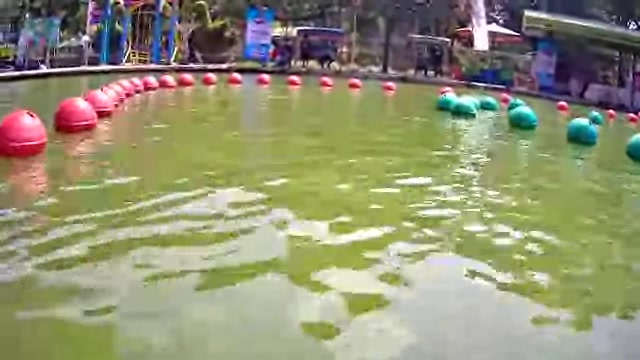
#> input picture opencv/GAMBARNYA NICH.jpg, 640 x 360 px
$ python main.py
#> lines starting #> are read from the running program, lines starting #| are printed output that depends on the picture; after the words box and inside, x2 and y2 are one past the last pixel; in counts of white or black regions, pixels touching at a corner belong together
import cv2
import numpy as np

# --- BAGIAN 1: INISIALISASI (SETUP) ---
def empty(a):
    pass

# Ganti nama file sesuai file Anda
path_gambar = 'GAMBARNYA NICH.jpg'

# Cek apakah file ada
img = cv2.imread(path_gambar)
#> img is the input picture: shape (360, 640, 3); mean B, G, R 115.6, 145.8, 146.1
if img is None:
    print("ERROR: Gambar tidak ditemukan! Cek nama file atau folder.")
    exit()

# Membuat Jendela Kontrol (Trackbar)
cv2.namedWindow("Pengaturan Warna")
cv2.resizeWindow("Pengaturan Warna", 640, 240)

# Membuat Slider (Nilai awal diset agar rentang warna terlihat luas dulu)
cv2.createTrackbar("Hue Min", "Pengaturan Warna", 0, 179, empty)
#> slider 'Hue Min' is set to 35
cv2.createTrackbar("Hue Max", "Pengaturan Warna", 179, 179, empty)
cv2.createTrackbar("Sat Min", "Pengaturan Warna", 0, 255, empty)   # Saturation 0 biar semua masuk
#> slider 'Sat Min' is set to 51
cv2.createTrackbar("Sat Max", "Pengaturan Warna", 255, 255, empty)
cv2.createTrackbar("Val Min", "Pengaturan Warna", 0, 255, empty)   # Value 0 biar gelap terang masuk
#> slider 'Val Min' is set to 51
cv2.createTrackbar("Val Max", "Pengaturan Warna", 255, 255, empty)

print("Program Berjalan. Tekan 'q' pada keyboard untuk keluar.")

# --- BAGIAN 2: LOOP UTAMA (Looping terus menerus) ---
while True:
    # 1. Pre-processing: Gaussian Blur (Haluskan citra)
    blurred = cv2.GaussianBlur(img, (11, 11), 0)
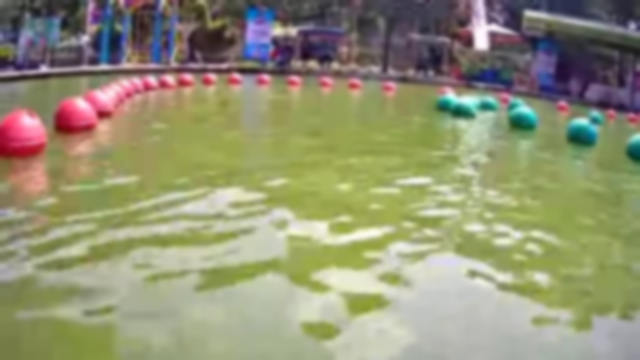
#> blurred: shape (360, 640, 3); mean B, G, R 115.6, 145.8, 146.1

    # 2. Konversi gambar ke HSV
    imgHSV = cv2.cvtColor(blurred, cv2.COLOR_BGR2HSV)
#> imgHSV: shape (360, 640, 3); mean H, S, V 56.9, 76.5, 155.4

    # 3. Baca posisi slider saat ini
    h_min = cv2.getTrackbarPos("Hue Min", "Pengaturan Warna")
    h_max = cv2.getTrackbarPos("Hue Max", "Pengaturan Warna")
    s_min = cv2.getTrackbarPos("Sat Min", "Pengaturan Warna")
    s_max = cv2.getTrackbarPos("Sat Max", "Pengaturan Warna")
    v_min = cv2.getTrackbarPos("Val Min", "Pengaturan Warna")
    v_max = cv2.getTrackbarPos("Val Max", "Pengaturan Warna")

    # 4. Buat Masking (Filter warna)
    lower = np.array([h_min, s_min, v_min])
    upper = np.array([h_max, s_max, v_max])
    mask = cv2.inRange(imgHSV, lower, upper)
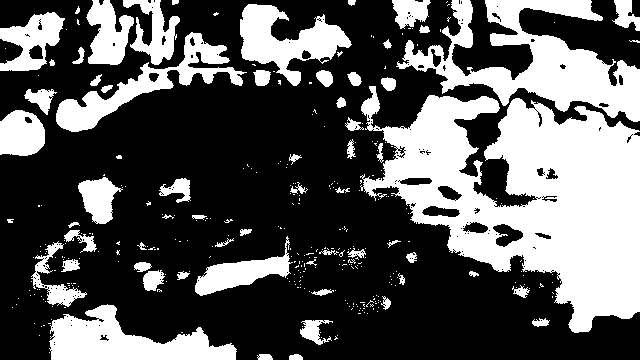
#> mask: shape (360, 640); 35.1% white; 339 white regions (276 under 20 px), largest, box (x1, y1, x2, y2) and area: (360, 86, 640, 333) 36185, (396, 0, 640, 122) 11778, (49, 304, 237, 360) 5610

    # 5. Operasi Morfologi (Hilangkan Noise)
    kernel = np.ones((7, 7), np.uint8)
    mask = cv2.morphologyEx(mask, cv2.MORPH_OPEN, kernel)
#> mask: shape (360, 640); 31.4% white; 49 white regions, largest, box (x1, y1, x2, y2) and area: (364, 96, 640, 332) 34542, (443, 32, 640, 121) 7941, (51, 305, 236, 360) 5393
    mask = cv2.morphologyEx(mask, cv2.MORPH_CLOSE, kernel)
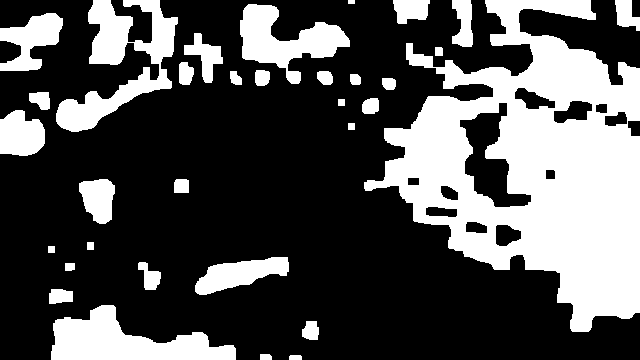
#> mask: shape (360, 640); 32.3% white; 33 white regions, largest, box (x1, y1, x2, y2) and area: (364, 0, 640, 332) 45861, (56, 0, 178, 132) 6205, (51, 305, 236, 360) 5498

    # 6. Tampilkan hasil (Warna asli ditimpa mask)
    imgResult = cv2.bitwise_and(img, img, mask=mask)
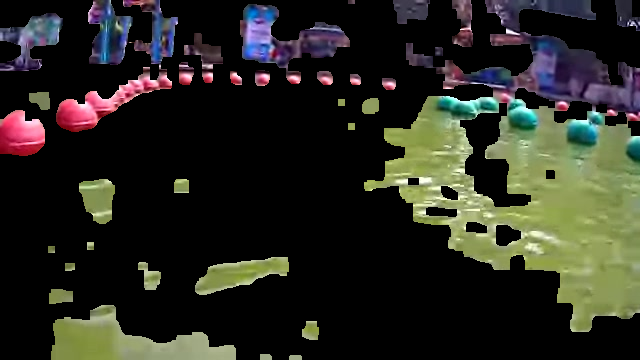
#> imgResult: shape (360, 640, 3); mean B, G, R 33, 40.9, 40.7

    # Resize agar muat di layar laptop (Opsional)
    imgSmall = cv2.resize(img, (400, 300))
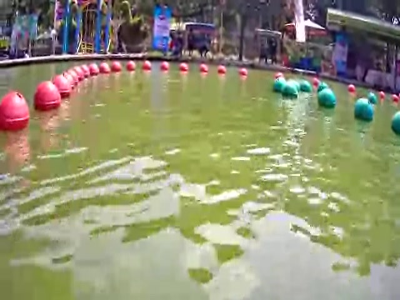
#> imgSmall: shape (300, 400, 3); mean B, G, R 115.5, 145.7, 146.1
    resSmall = cv2.resize(imgResult, (400, 300))
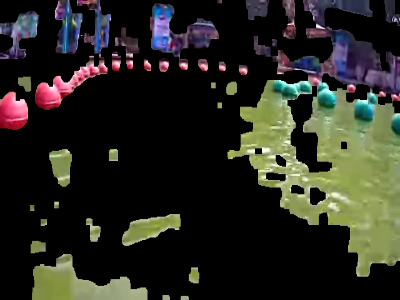
#> resSmall: shape (300, 400, 3); mean B, G, R 32.9, 40.9, 40.7

    # Tampilkan side-by-side
    stack = np.hstack([imgSmall, resSmall])
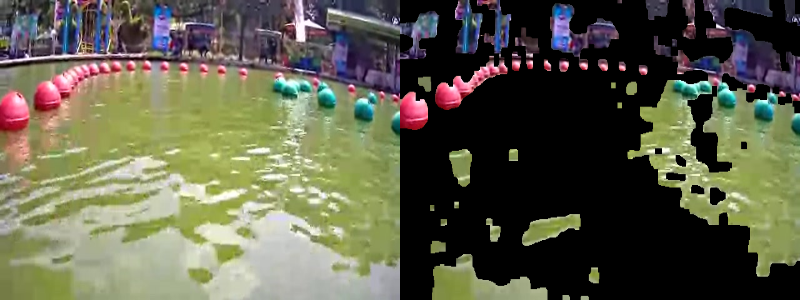
#> stack: shape (300, 800, 3); mean B, G, R 74.2, 93.3, 93.4
    cv2.imshow("Kiri: Asli | Kanan: Deteksi", stack)

    # 7. Tombol Keluar
    if cv2.waitKey(1) & 0xFF == ord('q'):
#> (key q is pressed here)
        break

cv2.destroyAllWindows()
